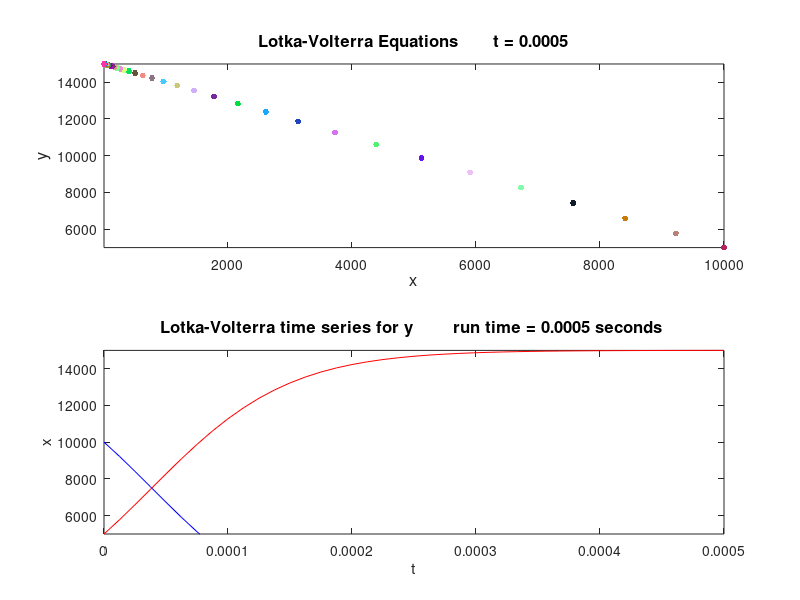

This figure's MATLAB source:
% James Adams 3/4/14
% =========================================================================
function LotkaVolterra_JA
clear  % Clears command window
clc    % Clears command history
clf    % Removes anything in the figure window before simulation. 
% =============== Set choice to 1 or 2 ==================================== 
choice = 2;  
countdown = 5;  % Countdown time length before simulation runs. 
iterations = 1;  % Sets initial interation count to 1;
pausetime = 0.1;  % Shows solutions at each time step. 
runtime = 0.0005;    % Duration time of simulation.
% =============== Initial conditions for x and y ==========================
initialx = 10000;
initialy = 5000;


deq1=@(t,x) [x(1)*(2 - 12/10*x(2)); -x(2)*(1-12/10*x(1))];
[t,sol] = ode45(deq1,[0 runtime],[initialx initialy]);
arraysize = size(t);  % Sets time array size for the for loop.

for i = 1 : max(arraysize) 
    subplot(2,1,1)
    plot(sol(iterations,1),sol(iterations,2),'.','color',[rand; rand; rand],'markersize',14,'MarkerFaceColor','b');                               
    hold on
    title(['Lotka-Volterra Equations       t = ' num2str(t(iterations))],'fontsize',12)
    xlabel('x','fontsize',12)
    ylabel('y','fontsize',12)
    axis([min(sol(:,1)) max(sol(:,1)) min(sol(:,2)) max(sol(:,2))])
    
    subplot(2,1,2)
    text(0.1,0.5,'Time Series graph will be shown at the end of the simulation')
    
    iterations = iterations + 1;   % Adds 1 to the iteration count. 
    pause(pausetime)
end
% ==== Plots time series of x or y graph depending on choice ============== 
subplot(2,1,2)
    plot(t(:,1),sol(:,1),'b-','markersize',10,'MarkerFaceColor','b')
    title(['Lotka-Volterra time series for x        run time = ' num2str(max(t)) ' seconds '],'fontsize',12)
    xlabel('t')
    ylabel('x')
    axis([min(t(:,1)) max(t(:,1)) min(sol(:,1)) max(sol(:,1))])
    hold on
    title(['Lotka-Volterra time series for y        run time = ' num2str(max(t)) ' seconds '],'fontsize',12)
    subplot(2,1,2)
    plot(t(:,1),sol(:,2),'r-','markersize',10,'MarkerFaceColor','b')
    title(['Lotka-Volterra time series for y        run time = ' num2str(max(t)) ' seconds '],'fontsize',12)
    xlabel('t')
    ylabel('x')
    axis([min(t(:,1)) max(t(:,1)) min(sol(:,2)) max(sol(:,2))])
